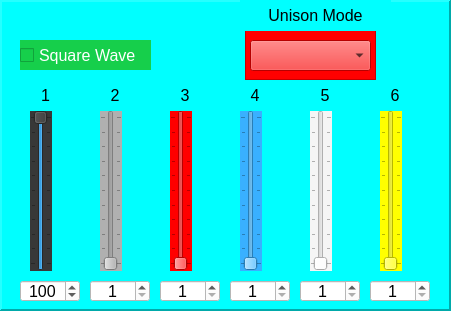
    <widget class="QFrame" name="frame_Osc1Drawbars_1_6">
     <property name="geometry">
      <rect>
       <x>190</x>
       <y>260</y>
       <width>451</width>
       <height>311</height>
      </rect>
     </property>
     <property name="styleSheet">
      <string notr="true">background-color: rgb(0, 255, 255);</string>
     </property>
     <property name="frameShape">
      <enum>QFrame::Panel</enum>
     </property>
     <property name="frameShadow">
      <enum>QFrame::Raised</enum>
     </property>
     <property name="lineWidth">
      <number>2</number>
     </property>
     <property name="midLineWidth">
      <number>2</number>
     </property>
     <widget class="QSpinBox" name="spinBox_Osc1UnisonLevel_1">
      <property name="geometry">
       <rect>
        <x>20</x>
        <y>280</y>
        <width>60</width>
        <height>22</height>
       </rect>
      </property>
      <property name="font">
       <font>
        <pointsize>12</pointsize>
       </font>
      </property>
      <property name="focusPolicy">
       <enum>Qt::NoFocus</enum>
      </property>
      <property name="styleSheet">
       <string notr="true">background-color: rgb(255, 255, 255);</string>
      </property>
      <property name="alignment">
       <set>Qt::AlignCenter</set>
      </property>
      <property name="readOnly">
       <bool>false</bool>
      </property>
      <property name="accelerated">
       <bool>true</bool>
      </property>
      <property name="minimum">
       <number>1</number>
      </property>
      <property name="maximum">
       <number>2046</number>
      </property>
      <property name="value">
       <number>100</number>
      </property>
     </widget>
     <widget class="QSlider" name="verticalSlider_Osc1UnisonLevel_1">
      <property name="geometry">
       <rect>
        <x>30</x>
        <y>110</y>
        <width>22</width>
        <height>161</height>
       </rect>
      </property>
      <property name="focusPolicy">
       <enum>Qt::NoFocus</enum>
      </property>
      <property name="styleSheet">
       <string notr="true">background-color: rgb(56, 56, 56);</string>
      </property>
      <property name="maximum">
       <number>100</number>
      </property>
      <property name="value">
       <number>100</number>
      </property>
      <property name="orientation">
       <enum>Qt::Vertical</enum>
      </property>
      <property name="tickPosition">
       <enum>QSlider::TicksBothSides</enum>
      </property>
     </widget>
     <widget class="QSlider" name="verticalSlider_Osc1UnisonLevel_2">
      <property name="geometry">
       <rect>
        <x>100</x>
        <y>110</y>
        <width>22</width>
        <height>161</height>
       </rect>
      </property>
      <property name="focusPolicy">
       <enum>Qt::NoFocus</enum>
      </property>
      <property name="styleSheet">
       <string notr="true">background-color: rgb(176, 176, 176);</string>
      </property>
      <property name="maximum">
       <number>100</number>
      </property>
      <property name="value">
       <number>0</number>
      </property>
      <property name="orientation">
       <enum>Qt::Vertical</enum>
      </property>
      <property name="tickPosition">
       <enum>QSlider::TicksBothSides</enum>
      </property>
     </widget>
     <widget class="QSlider" name="verticalSlider_Osc1UnisonLevel_3">
      <property name="geometry">
       <rect>
        <x>170</x>
        <y>110</y>
        <width>22</width>
        <height>161</height>
       </rect>
      </property>
      <property name="focusPolicy">
       <enum>Qt::NoFocus</enum>
      </property>
      <property name="styleSheet">
       <string notr="true">background-color: rgb(255, 0, 0);</string>
      </property>
      <property name="maximum">
       <number>100</number>
      </property>
      <property name="value">
       <number>0</number>
      </property>
      <property name="orientation">
       <enum>Qt::Vertical</enum>
      </property>
      <property name="tickPosition">
       <enum>QSlider::TicksBothSides</enum>
      </property>
     </widget>
     <widget class="QSlider" name="verticalSlider_Osc1UnisonLevel_4">
      <property name="geometry">
       <rect>
        <x>240</x>
        <y>110</y>
        <width>22</width>
        <height>161</height>
       </rect>
      </property>
      <property name="focusPolicy">
       <enum>Qt::NoFocus</enum>
      </property>
      <property name="styleSheet">
       <string notr="true">background-color: rgb(57, 176, 255);</string>
      </property>
      <property name="maximum">
       <number>100</number>
      </property>
      <property name="value">
       <number>0</number>
      </property>
      <property name="orientation">
       <enum>Qt::Vertical</enum>
      </property>
      <property name="tickPosition">
       <enum>QSlider::TicksBothSides</enum>
      </property>
     </widget>
     <widget class="QSlider" name="verticalSlider_Osc1UnisonLevel_5">
      <property name="geometry">
       <rect>
        <x>310</x>
        <y>110</y>
        <width>22</width>
        <height>161</height>
       </rect>
      </property>
      <property name="focusPolicy">
       <enum>Qt::NoFocus</enum>
      </property>
      <property name="styleSheet">
       <string notr="true">background-color: rgb(245, 245, 245);</string>
      </property>
      <property name="maximum">
       <number>100</number>
      </property>
      <property name="value">
       <number>0</number>
      </property>
      <property name="orientation">
       <enum>Qt::Vertical</enum>
      </property>
      <property name="tickPosition">
       <enum>QSlider::TicksBothSides</enum>
      </property>
     </widget>
     <widget class="QSlider" name="verticalSlider_Osc1UnisonLevel_6">
      <property name="geometry">
       <rect>
        <x>380</x>
        <y>110</y>
        <width>22</width>
        <height>161</height>
       </rect>
      </property>
      <property name="focusPolicy">
       <enum>Qt::NoFocus</enum>
      </property>
      <property name="styleSheet">
       <string notr="true">background-color: rgb(255, 255, 0);</string>
      </property>
      <property name="maximum">
       <number>100</number>
      </property>
      <property name="value">
       <number>0</number>
      </property>
      <property name="orientation">
       <enum>Qt::Vertical</enum>
      </property>
      <property name="tickPosition">
       <enum>QSlider::TicksBothSides</enum>
      </property>
     </widget>
     <widget class="QSpinBox" name="spinBox_Osc1UnisonLevel_2">
      <property name="geometry">
       <rect>
        <x>90</x>
        <y>280</y>
        <width>60</width>
        <height>22</height>
       </rect>
      </property>
      <property name="font">
       <font>
        <pointsize>12</pointsize>
       </font>
      </property>
      <property name="focusPolicy">
       <enum>Qt::NoFocus</enum>
      </property>
      <property name="styleSheet">
       <string notr="true">background-color: rgb(255, 255, 255);</string>
      </property>
      <property name="alignment">
       <set>Qt::AlignCenter</set>
      </property>
      <property name="readOnly">
       <bool>false</bool>
      </property>
      <property name="accelerated">
       <bool>true</bool>
      </property>
      <property name="minimum">
       <number>1</number>
      </property>
      <property name="maximum">
       <number>2046</number>
      </property>
      <property name="value">
       <number>1</number>
      </property>
     </widget>
     <widget class="QSpinBox" name="spinBox_Osc1UnisonLevel_3">
      <property name="geometry">
       <rect>
        <x>160</x>
        <y>280</y>
        <width>60</width>
        <height>22</height>
       </rect>
      </property>
      <property name="font">
       <font>
        <pointsize>12</pointsize>
       </font>
      </property>
      <property name="focusPolicy">
       <enum>Qt::NoFocus</enum>
      </property>
      <property name="styleSheet">
       <string notr="true">background-color: rgb(255, 255, 255);</string>
      </property>
      <property name="alignment">
       <set>Qt::AlignCenter</set>
      </property>
      <property name="readOnly">
       <bool>false</bool>
      </property>
      <property name="accelerated">
       <bool>true</bool>
      </property>
      <property name="minimum">
       <number>1</number>
      </property>
      <property name="maximum">
       <number>2046</number>
      </property>
      <property name="value">
       <number>1</number>
      </property>
     </widget>
     <widget class="QSpinBox" name="spinBox_Osc1UnisonLevel_4">
      <property name="geometry">
       <rect>
        <x>230</x>
        <y>280</y>
        <width>60</width>
        <height>22</height>
       </rect>
      </property>
      <property name="font">
       <font>
        <pointsize>12</pointsize>
       </font>
      </property>
      <property name="focusPolicy">
       <enum>Qt::NoFocus</enum>
      </property>
      <property name="styleSheet">
       <string notr="true">background-color: rgb(255, 255, 255);</string>
      </property>
      <property name="alignment">
       <set>Qt::AlignCenter</set>
      </property>
      <property name="readOnly">
       <bool>false</bool>
      </property>
      <property name="accelerated">
       <bool>true</bool>
      </property>
      <property name="minimum">
       <number>1</number>
      </property>
      <property name="maximum">
       <number>2046</number>
      </property>
      <property name="value">
       <number>1</number>
      </property>
     </widget>
     <widget class="QSpinBox" name="spinBox_Osc1UnisonLevel_5">
      <property name="geometry">
       <rect>
        <x>300</x>
        <y>280</y>
        <width>60</width>
        <height>22</height>
       </rect>
      </property>
      <property name="font">
       <font>
        <pointsize>12</pointsize>
       </font>
      </property>
      <property name="focusPolicy">
       <enum>Qt::NoFocus</enum>
      </property>
      <property name="styleSheet">
       <string notr="true">background-color: rgb(255, 255, 255);</string>
      </property>
      <property name="alignment">
       <set>Qt::AlignCenter</set>
      </property>
      <property name="readOnly">
       <bool>false</bool>
      </property>
      <property name="accelerated">
       <bool>true</bool>
      </property>
      <property name="minimum">
       <number>1</number>
      </property>
      <property name="maximum">
       <number>2046</number>
      </property>
      <property name="value">
       <number>1</number>
      </property>
     </widget>
     <widget class="QSpinBox" name="spinBox_Osc1UnisonLevel_6">
      <property name="geometry">
       <rect>
        <x>370</x>
        <y>280</y>
        <width>60</width>
        <height>22</height>
       </rect>
      </property>
      <property name="font">
       <font>
        <pointsize>12</pointsize>
       </font>
      </property>
      <property name="focusPolicy">
       <enum>Qt::NoFocus</enum>
      </property>
      <property name="styleSheet">
       <string notr="true">background-color: rgb(255, 255, 255);</string>
      </property>
      <property name="alignment">
       <set>Qt::AlignCenter</set>
      </property>
      <property name="readOnly">
       <bool>false</bool>
      </property>
      <property name="accelerated">
       <bool>true</bool>
      </property>
      <property name="minimum">
       <number>1</number>
      </property>
      <property name="maximum">
       <number>2046</number>
      </property>
      <property name="value">
       <number>1</number>
      </property>
     </widget>
     <widget class="QLabel" name="label_Osc1HarmonyLevel_1">
      <property name="geometry">
       <rect>
        <x>20</x>
        <y>80</y>
        <width>51</width>
        <height>31</height>
       </rect>
      </property>
      <property name="font">
       <font>
        <pointsize>12</pointsize>
       </font>
      </property>
      <property name="text">
       <string>1</string>
      </property>
      <property name="alignment">
       <set>Qt::AlignCenter</set>
      </property>
     </widget>
     <widget class="QLabel" name="label_Osc1HarmonyLevel_2">
      <property name="geometry">
       <rect>
        <x>90</x>
        <y>80</y>
        <width>50</width>
        <height>31</height>
       </rect>
      </property>
      <property name="font">
       <font>
        <pointsize>12</pointsize>
       </font>
      </property>
      <property name="text">
       <string>2</string>
      </property>
      <property name="alignment">
       <set>Qt::AlignCenter</set>
      </property>
     </widget>
     <widget class="QLabel" name="label_Osc1HarmonyLevel_3">
      <property name="geometry">
       <rect>
        <x>160</x>
        <y>80</y>
        <width>50</width>
        <height>31</height>
       </rect>
      </property>
      <property name="font">
       <font>
        <pointsize>12</pointsize>
       </font>
      </property>
      <property name="text">
       <string>3</string>
      </property>
      <property name="alignment">
       <set>Qt::AlignCenter</set>
      </property>
     </widget>
     <widget class="QLabel" name="label_Osc1HarmonyLevel_4">
      <property name="geometry">
       <rect>
        <x>230</x>
        <y>80</y>
        <width>50</width>
        <height>31</height>
       </rect>
      </property>
      <property name="font">
       <font>
        <pointsize>12</pointsize>
       </font>
      </property>
      <property name="text">
       <string>4</string>
      </property>
      <property name="alignment">
       <set>Qt::AlignCenter</set>
      </property>
     </widget>
     <widget class="QLabel" name="label_Osc1HarmonyLevel_5">
      <property name="geometry">
       <rect>
        <x>300</x>
        <y>80</y>
        <width>50</width>
        <height>31</height>
       </rect>
      </property>
      <property name="font">
       <font>
        <pointsize>12</pointsize>
       </font>
      </property>
      <property name="text">
       <string>5</string>
      </property>
      <property name="alignment">
       <set>Qt::AlignCenter</set>
      </property>
     </widget>
     <widget class="QLabel" name="label_Osc1HarmonyLevel_6">
      <property name="geometry">
       <rect>
        <x>370</x>
        <y>80</y>
        <width>50</width>
        <height>31</height>
       </rect>
      </property>
      <property name="font">
       <font>
        <pointsize>12</pointsize>
       </font>
      </property>
      <property name="text">
       <string>6</string>
      </property>
      <property name="alignment">
       <set>Qt::AlignCenter</set>
      </property>
     </widget>
     <widget class="QCheckBox" name="checkBox_Osc1UnisonSquareWave">
      <property name="geometry">
       <rect>
        <x>20</x>
        <y>40</y>
        <width>131</width>
        <height>30</height>
       </rect>
      </property>
      <property name="font">
       <font>
        <pointsize>12</pointsize>
       </font>
      </property>
      <property name="focusPolicy">
       <enum>Qt::NoFocus</enum>
      </property>
      <property name="styleSheet">
       <string notr="true">background-color: rgb(22, 207, 75);
color: rgb(255, 255, 255);</string>
      </property>
      <property name="text">
       <string>Square Wave</string>
      </property>
     </widget>
     <widget class="QComboBox" name="comboBox_Osc1UnisonMode">
      <property name="geometry">
       <rect>
        <x>250</x>
        <y>40</y>
        <width>121</width>
        <height>31</height>
       </rect>
      </property>
      <property name="font">
       <font>
        <pointsize>10</pointsize>
       </font>
      </property>
      <property name="focusPolicy">
       <enum>Qt::NoFocus</enum>
      </property>
      <property name="styleSheet">
       <string notr="true">
border-color: rgb(0, 0, 0);
background-color: rgb(255, 0, 0);
</string>
      </property>
      <property name="currentText">
       <string/>
      </property>
      <property name="currentIndex">
       <number>-1</number>
      </property>
      <property name="maxVisibleItems">
       <number>10</number>
      </property>
     </widget>
     <widget class="QFrame" name="frame_7">
      <property name="geometry">
       <rect>
        <x>245</x>
        <y>30</y>
        <width>131</width>
        <height>50</height>
       </rect>
      </property>
      <property name="styleSheet">
       <string notr="true">background-color: rgb(255, 0, 0);</string>
      </property>
      <property name="frameShape">
       <enum>QFrame::StyledPanel</enum>
      </property>
      <property name="frameShadow">
       <enum>QFrame::Raised</enum>
      </property>
     </widget>
     <widget class="QLabel" name="label_Osc1HarmonyLevel_13">
      <property name="geometry">
       <rect>
        <x>240</x>
        <y>0</y>
        <width>151</width>
        <height>31</height>
       </rect>
      </property>
      <property name="font">
       <font>
        <pointsize>12</pointsize>
       </font>
      </property>
      <property name="text">
       <string>Unison Mode</string>
      </property>
      <property name="alignment">
       <set>Qt::AlignCenter</set>
      </property>
     </widget>
     <zorder>frame_7</zorder>
     <zorder>spinBox_Osc1UnisonLevel_1</zorder>
     <zorder>verticalSlider_Osc1UnisonLevel_1</zorder>
     <zorder>verticalSlider_Osc1UnisonLevel_2</zorder>
     <zorder>verticalSlider_Osc1UnisonLevel_3</zorder>
     <zorder>verticalSlider_Osc1UnisonLevel_4</zorder>
     <zorder>verticalSlider_Osc1UnisonLevel_5</zorder>
     <zorder>verticalSlider_Osc1UnisonLevel_6</zorder>
     <zorder>spinBox_Osc1UnisonLevel_2</zorder>
     <zorder>spinBox_Osc1UnisonLevel_3</zorder>
     <zorder>spinBox_Osc1UnisonLevel_4</zorder>
     <zorder>spinBox_Osc1UnisonLevel_5</zorder>
     <zorder>spinBox_Osc1UnisonLevel_6</zorder>
     <zorder>label_Osc1HarmonyLevel_1</zorder>
     <zorder>label_Osc1HarmonyLevel_2</zorder>
     <zorder>label_Osc1HarmonyLevel_3</zorder>
     <zorder>label_Osc1HarmonyLevel_4</zorder>
     <zorder>label_Osc1HarmonyLevel_5</zorder>
     <zorder>label_Osc1HarmonyLevel_6</zorder>
     <zorder>checkBox_Osc1UnisonSquareWave</zorder>
     <zorder>comboBox_Osc1UnisonMode</zorder>
     <zorder>label_Osc1HarmonyLevel_13</zorder>
    </widget>
